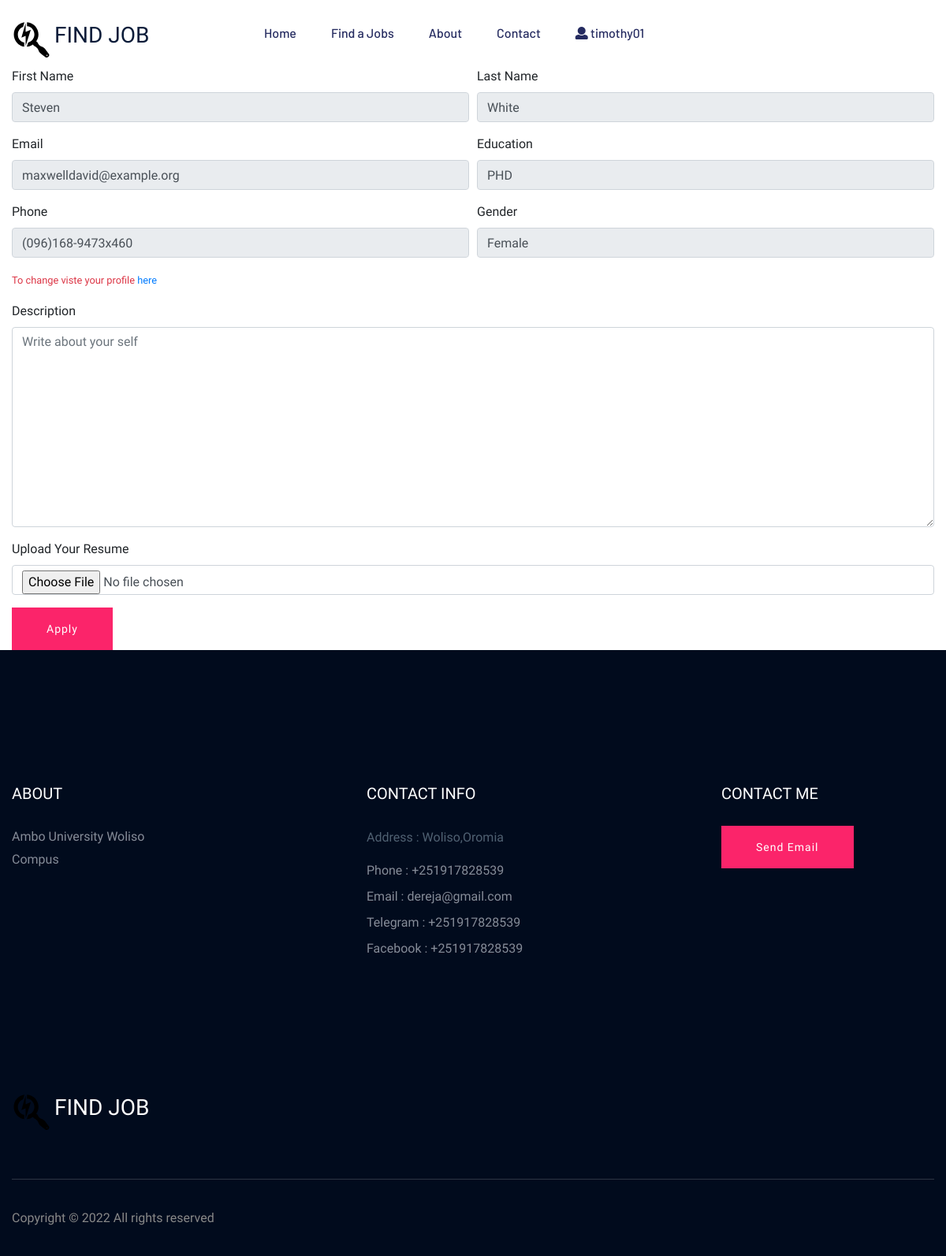
/job-apply/1 (signed in), run on the app's committed database.
### apps/user/models.py (models this page shows, shortened)
class User(AbstractUser):
    gender = models.CharField(max_length=2,choices=GENDER_CHOICES)
    phone = models.CharField(max_length=20)
    region = models.CharField(max_length=30,choices=REGION_CHOICES)
    city = models.CharField(max_length=15,choices=CITY_CHOICE)
    created_at = models.DateTimeField(auto_now_add=True)
    updated_at = models.DateTimeField(auto_now=True)
    user_type = models.CharField(max_length=20,choices=USER_TYPE_CHOICE,default="APPLICANT")
    def is_admin(self):
        return self.is_superuser
    def is_employer(self):
        return self.user_type == "EMPLOYEE"

class Applicant(models.Model):
    user = models.OneToOneField(User, on_delete=models.CASCADE)
    education_level = models.CharField(max_length=15,choices=EDUCATIONAL_LEVEL_CHOICES)
    resume = models.FileField(upload_to='./cv',blank=True,null=True)
    created_at = models.DateTimeField(auto_now_add=True)
    updated_at = models.DateTimeField(auto_now=True)

### apps/jobsearch/views.py (the view, shortened to what this page needs)
# urls.py: path('job-apply/<int:pk>',views.job_apply,name='job-apply'),
@login_required
def job_apply(request, pk):
    job = Job.objects.get(pk=pk)
    application_form = JobApplicationForm()
    context = {
        'job': job,
        'form': application_form
    }
    return render(request, 'jobsearch/job_apply.html', context=context)

### apps/jobsearch/forms.py
class JobApplicationForm(ModelForm):
    class Meta:
        model = Application
        fields = ["about_yourself","resume"]
        widgets={
            'resume': forms.FileInput(
                attrs={"class": "form-control",}),
            'about_yourself': forms.Textarea(
                attrs={"class": "form-control", "placeholder": "Write about your self"}),
        }

### apps/jobsearch/templates/jobsearch/job_apply.html (shortened to what this page needs)
{% extends 'base.html' %} {%block content%}
<div class="container box_1170">
  <form action="{% url 'job-apply' job.id %}" method="post" enctype="multipart/form-data">
    <div class="form-row">
      <div class="form-group col-md-6">
        <label for="first-name">First Name</label>
        <input
          type="text"
          class="form-control"
          name="first-name"
          readonly
          id="first-name"
          placeholder="Enter your Name"
          value="{{user.first_name}}"
        />
      </div>
      <div class="form-group col-md-6">
        <label for="last-name">Last Name</label>
        <input
          type="text"
          class="form-control"
          name="last-name"
          id="last-name"
          readonly
          placeholder="Enter your last name"
          value="{{user.last_name}}"
        />
      </div>
    </div>
    <div class="form-row">
      <div class="form-group col-md-6">
        <label for="email">Email</label>
        <input
          type="email"
          class="form-control"
          id="email"
          readonly
          placeholder="Enter your email"
          value="{{user.email}}"
        />
      </div>
      <div class="form-group col-md-6">
        <label for="education-level">Education</label>
        <input
          type="text"
          class="form-control"
          name="education-level"
          id="education-level"
          readonly
          placeholder="Enter your last name"
          value="{{user.applicant.education_level}}"
        />
    </div>
    </div>
    <div class="form-row">
      <div class="form-group col-md-6">
        <label for="phone">Phone</label>
        <input
          type="text"
          class="form-control"
          id="phone"
          readonly
          placeholder="Enter your Phone number"
          value="{{user.phone}}"
        />
      </div>
      <div class="form-group col-md-6">
        <label for="gender">Gender</label>
        <input
          type="text"
          class="form-control"
          id="gender"
          readonly
          value="{{user.get_gender_display}}"
        />
      </div>
    </div>
    <div class="mb-3">
      <small class="text-danger"> To change viste your profile <a class="text-primary" href="{%url 'update-profile' %}">here</a></small>
    </div>
    <div class="form-group">
      <label for="description">Description</label>
      {{form.about_yourself}}
    </div>
    <div class="form-group">
      <label for="resume">Upload Your Resume</label>
      {{form.resume}}
    </div>
    <button type="submit" class="btn btn-primary">Apply</button>
  </form>
</div>
{% endblock %}

### templates/includes/header.html (shortened to what this page needs)
<header>
  <div class="header-area header-transparrent">
    <div class="headder-top header-sticky">
      <div class="container">
        <div class="row align-items-center">
          <div class="col-lg-3 col-md-2">
            <div class="logo mt-3">
              <a href="{%url 'home' %}">
                <h3 class="d-inline">FIND JOB</h3>
              </a>
            </div>
          </div>
          <div class="col-lg-9 col-md-9">
            <div class="menu-wrapper">
              <div class="main-menu">
                <nav class="d-none d-lg-block">
                  <ul id="navigation">
                    <li><a href="{% url 'home' %}">Home</a></li>
                    <li><a href="{% url 'job-list'%}">Find a Jobs </a></li>
                    <li><a href="{% url 'about'%}">About</a></li>
                    <li><a href="{%url 'contact' %}">Contact</a></li>
                    {%if user.is_authenticated %}
                    <li>
                      <a href="#">
                        <i class="fa fa-user"></i>
                        {{user.username}}
                      </a>
                    </li>
                    {% endif %}
                  </ul>
                </nav>
              </div>
            </div>
          </div>
          <div class="col-12">
          </div>
        </div>
      </div>
    </div>
  </div>
</header>

### data on the page
User: username "timothy01", first-name "Steven", last-name "White", email "maxwelldavid@example.org", education-level "PHD", phone "(096)168-9473x460", gender "Female"
